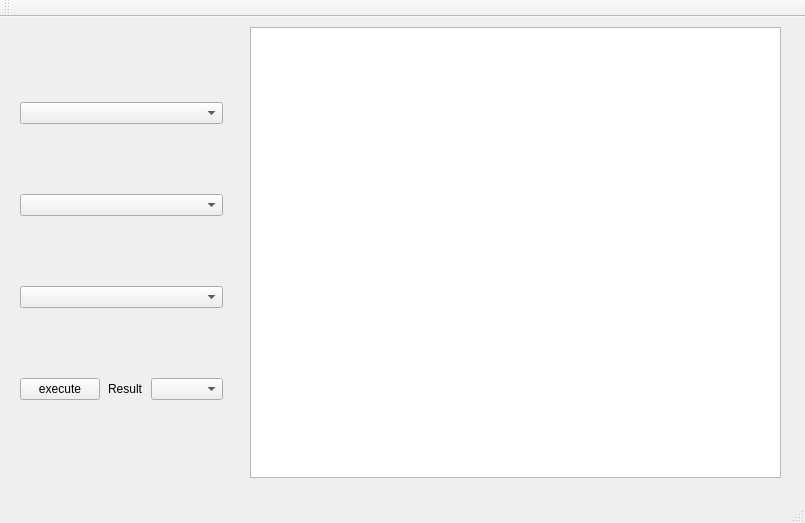
<?xml version="1.0" encoding="UTF-8"?>
<ui version="4.0">
 <class>MainWindow</class>
 <widget class="QMainWindow" name="MainWindow">
  <property name="geometry">
   <rect>
    <x>0</x>
    <y>0</y>
    <width>805</width>
    <height>523</height>
   </rect>
  </property>
  <property name="windowTitle">
   <string>MainWindow</string>
  </property>
  <widget class="QWidget" name="centralWidget">
   <widget class="QTextBrowser" name="tech_note">
    <property name="geometry">
     <rect>
      <x>250</x>
      <y>10</y>
      <width>531</width>
      <height>451</height>
     </rect>
    </property>
   </widget>
   <widget class="QWidget" name="verticalLayoutWidget">
    <property name="geometry">
     <rect>
      <x>9</x>
      <y>10</y>
      <width>225</width>
      <height>451</height>
     </rect>
    </property>
    <layout class="QVBoxLayout" name="verticalLayout">
     <item>
      <widget class="QComboBox" name="corr_subtype_combo"/>
     </item>
     <item>
      <widget class="QComboBox" name="corr_combo"/>
     </item>
     <item>
      <widget class="QComboBox" name="corr_type_combo"/>
     </item>
     <item>
      <layout class="QVBoxLayout" name="parameters_area"/>
     </item>
     <item>
      <layout class="QHBoxLayout" name="horizontalLayout">
       <item>
        <widget class="QPushButton" name="pushButton">
         <property name="text">
          <string>execute</string>
         </property>
        </widget>
       </item>
       <item>
        <spacer name="horizontalSpacer">
         <property name="orientation">
          <enum>Qt::Horizontal</enum>
         </property>
         <property name="sizeHint" stdset="0">
          <size>
           <width>40</width>
           <height>20</height>
          </size>
         </property>
        </spacer>
       </item>
       <item>
        <widget class="QLabel" name="result">
         <property name="text">
          <string>Result</string>
         </property>
        </widget>
       </item>
       <item>
        <spacer name="horizontalSpacer_2">
         <property name="orientation">
          <enum>Qt::Horizontal</enum>
         </property>
         <property name="sizeHint" stdset="0">
          <size>
           <width>40</width>
           <height>20</height>
          </size>
         </property>
        </spacer>
       </item>
       <item>
        <widget class="QComboBox" name="result_unit_combo"/>
       </item>
      </layout>
     </item>
    </layout>
   </widget>
  </widget>
  <widget class="QMenuBar" name="menuBar">
   <property name="geometry">
    <rect>
     <x>0</x>
     <y>0</y>
     <width>805</width>
     <height>19</height>
    </rect>
   </property>
  </widget>
  <widget class="QToolBar" name="mainToolBar">
   <attribute name="toolBarArea">
    <enum>TopToolBarArea</enum>
   </attribute>
   <attribute name="toolBarBreak">
    <bool>false</bool>
   </attribute>
  </widget>
  <widget class="QStatusBar" name="statusBar"/>
 </widget>
 <layoutdefault spacing="6" margin="11"/>
 <resources/>
 <connections/>
</ui>
